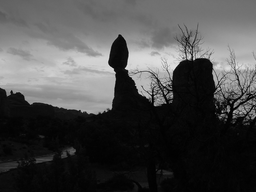
#> input picture 02/images/dark.png, 256 x 192 px, shrunk from 800 x 600 before the run
$ jupyter execute sheet02.ipynb   (shell and % lines are left out)
#> lines starting #> are read from the running program, lines starting #| are printed output that depends on the picture; after the words box and inside, x2 and y2 are one past the last pixel; in counts of white or black regions, pixels touching at a corner belong together
Osnabrück University - Computer Vision (Winter Term 2018/19) - Prof. Dr.-Ing. G. Heidemann, Ulf Krumnack

# Exercise Sheet 02: Image Enhancement

## Introduction

This week's sheet should be solved and handed in before the end of **Sunday, November 18, 2018**. If you need help (and Google and other resources were not enough), feel free to contact your groups' designated tutor or whomever of us you run into first. Please upload your results to your group's Stud.IP folder.

## Assignment 0: Math recap (Euclidean Space) [0 Points]

This exercise is supposed to be very easy, does not give any points, and is voluntary.
There will be a similar exercise on every sheet.
It is intended to revise some basic mathematical notions that are assumed throughout this class and to allow you to check if you are comfortable with them.
Usually you should have no problem to answer these questions offhand, but if you feel unsure, this is a good time to look them up again. You are always welcome to discuss questions with the tutors or in the practice session.
Also, if you have a (math) topic you would like to recap, please let us know.

**a)** What is a *Euclidean space*? What is the *Cartesian plane*? How are they usually denoted? How to write points in these spaces?

Euclidean space may refer to different things, but is often used for the vector space $\mathbb{R}^n$. The Cartesian plane is the 2-dimensional Euclidean space $\mathbb{R}^2$, which is parametrized by coordinates in respect to the two perpendicular axes (usually denoted X and Y).

A point in the Cartesian plane is written as $(x,y)$ where $x,y \in \mathbb{R}$, while a point in Euclidean space is written as an n-dimensonal vector $x = (p_1, p_2, \dots, p_n)$ where $p_i \in \mathbb{R} ~\forall ~1 \leq i \leq n$.

**b)** What is the *norm* of a vector in a Euclidean space? How to *add* and *substract* two vectors? How is the *Euclidean distance* defined? Are there other ways to measure distances?

A norm of a vector in Euclidean space is a function that assigns a strictly positive value to a vector, representing its length or size. The Euclidean norm is defined by

$$||\vec{x}||_2 := \sqrt{x_1^2 + x_2^2 + \dots + x_n^2}$$

The addition of two vectors is defined as

$$\vec{x} + \vec{y} := (x_1 + y_1, x_2 + y_2, \dots, x_n + y_n)$$

and the subtraction is similarly defined as

$$\vec{x} - \vec{y} := (x_1 - y_1, x_2 - y_2, \dots, x_n - y_n)$$

There is not just one norm but several, like the p-norm.

**c)** What is the (standard) *scalar product* of two vectors? How is it related to the length and angle between these vectors? Name some use cases.

The standard scalar product of two vectors is a function that assigns a scalar value to two vectors, also called the canonical scalar product. It is given by

$$\langle\vec{x}, \vec{y}\rangle := \sum_{i=1}^n x_iy_i$$

The result is 0 when the two vectors are perpendicular to each other. Taking the square root of the standard scalar product of a vector with itself is taking the Euclidean norm of that vector, which calculates its length. The angle between two vectors can also be calculated using the scalar product, because

$$\langle\vec{x}, \vec{y}\rangle \iff ||\vec{x}||~||\vec{y}|| \cos(\theta)$$

where $\theta$ is the angle between x and y.

## Assignment 1: Contrast enhancement [5 Points]

### a) Image Contrast

Describe the concept of contrast in your own words and introduce different ways to measure it. How can low contrast be caused and when is this a problem (and when not)? What can be done to improve contrast?

Contrast is a difference in luminance. Low contrast can be caused by technical limitations or noise. It can be a problem when it hinders making out details or even just plain differences in an image. Contrast can be improved by contrast enhancement techniques (duh), e.g. streching the used colors to the boundaries, such that more colors are covered/used.

**Ways of measuring contrast:**
- Globally as defined by $c_{global}$
- Locally as defined by $c_{local}$

$$\begin{align*}
c_{global} &= \frac{1}{range} | g_{max} - g_{min} |\\
c_{local} &= \frac{1}{MN} \sum_x\sum_y | g(x,y) - \frac{1}{4} \sum_{(v,w)\in N_{x,y}} g(v,w) |
\end{align*}$$

**Contrast enhancement techniques:**
- Histogram Equalization
- Maximizing global contrast $g^{'} = (g-g_{min})(w_{max}-w_{min})/(g_{max}-g_{min}) + w_{min}$
- Improving local contrast $g^{'} = w_{max} (g / w_{max})^\gamma$

### b) Histogram equalization and entropy

How does histogram equalization work? What is entropy and how is it related to histogram equalization? For your answer focus on the (conceptually simpler) continuous case.

Histogram equilization uses a CDF (*cumulative distribution function*) to increase an image's contrast by stretching out the most frequent values of the image. This usually increases the global contrast of the image. It can also increase an image's entropy, because the number of used color values (usually) increases, meaning there is more uncertainty/impurity. The latter can be taken as a simple definition of entropy, another one being the number of bits needed to encode a symbol (for a specific data source).

### c) Discrete histogram equalization

What problems occur when considering discrete images (i.e. with discrete coordinates and a finite number of gray levels)? Explain the tables on the lecture slides (CV-04 slides 22/23).

When considering discrete images, simple mapping may result in a loss of information.

**Table on page 22/23**:

| Row               | Explanation                                   |
| ----------------- | --------------------------------------------- |
| Gray value        | available color values (3 Bits -> 8 values)   |
| Frequency         | # of pixels in the image with that color      |
| $H(g)$            | normalized histogram values (rel. frequency)  |
| Accumulated       | sum of all pixels up to this value (relative) |
| Gray value        | Frequency times Accumulated                   |
| $\lceil~\rceil-1$ | Rounded up gray value - 1                 |
| $H(g^{'}(g))$     | normalized histogram after equalization       |

## Assignment 2: Computing Contrast and Entropy [5 Points]

### a) Computing contrast

Provide functions to compute the local contrast, global contrast, and entropy of an image.

[cell 1]
import numpy as np
from imageio import imread
import matplotlib.pyplot as plt
plt.rcParams['image.cmap'] = 'gray'

def global_contrast(img, value_range=None):
    """
    Compute the global contrast for a given image.
    Args:
        img (ndarray): The grayscale image to compute the contrast for.
        value_range (tuple): The minimum and maximum values of the gray scale.

    Returns:
        float: The global contrast of the image.
    """

    # determine range: simplified, just checks for uint8
    if value_range is None:
        value_range = (0, 255) if img.dtype == np.uint8 else (0., 1.)

    minimum = np.amin(img)
    maximum = np.amax(img)

    return (1 / (value_range[1] - value_range[0])) * (maximum - minimum)

img = imread('images/dark.png')
#> img is the input picture: shape (192, 256); min 0, max 235, mean 74
plt.title("Image global contrast: {:.4f} (min={}, max={})".format(global_contrast(img), img.min(), img.max()))
#> in global_contrast, `minimum = np.amin(img)`: minimum = 0
#> in global_contrast, `maximum = np.amax(img)`: maximum = 235
plt.imshow(img, vmin=0, vmax=255)
plt.show()

plt.hist(img.flatten(), 256, (0, 255))
plt.show()
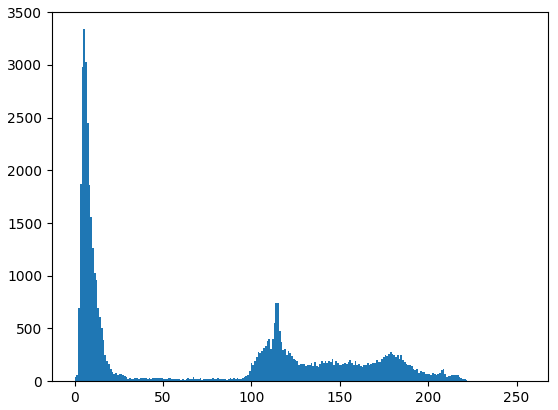
#> figure drawn by matplotlib, 1 panel; tallest bar 3338 high, from x = 4.98 to 5.98

[cell 2]
import numpy as np
import matplotlib.pyplot as plt
from imageio import imread

def getsumof8neighbors(matrix, i, j):
    region = matrix[max(0, i-1) : i+2,
                    max(0, j-1) : j+2]
    return np.sum(region) - matrix[i, j]

def getsumof4neighbors(matrix, i, j):
    c_sum = int(0)

    c_sum += matrix[i, 0] if (j+1 >= matrix.shape[1]) else matrix[i, j+1];
    c_sum += matrix[0, j] if (i+1 >= matrix.shape[0]) else matrix[i+1, j];
    c_sum += matrix[i, matrix.shape[1]-1] if (j-1 < 0) else matrix[i, j-1];
    c_sum += matrix[matrix.shape[0]-1, j] if (i-1 < 0) else matrix[i-1, j];

    return c_sum

def local_contrast(img):
    """
    Compute the local contrast for a given image.
    Args:
        img (ndarray): The grayscale image to compute the contrast for.

    Returns:
        float: The local contrast of the image.
    """

    c_sum = 0
    for i in range(img.shape[0]):
        for j in range(img.shape[1]):
            # could also use np.absolute
            c_sum += abs(img[i, j] - (1/4) * getsumof4neighbors(img, i, j))
#> this loop made 192 passes

    return (1 / (img.shape[0]*img.shape[1])) * c_sum


img = imread('images/dark.png')
plt.title("Image local contrast: {:.4f}".format(local_contrast(img)))
plt.imshow(img, vmin=0, vmax=255)
plt.show()

[cell 3]
import numpy as np
import math
from imageio import imread

def entropy(img):
    """
    Compute the entropy for a given image.
    Args:
        img (ndarray): The grayscale image to compute the entropy for.

    Returns:
        float: The entropy of the image.
    """
    if isinstance(img[0][0], np.float64) :
        img = (img*255).astype(np.uint8) # should this be here?

    greyvalues = 256
    bins = np.bincount(img.ravel(), minlength=greyvalues)

    #bins = bins/greyvalues
    bins = bins / (img.shape[0] * img.shape[1])

    #bins *= np.where(bins > 0, np.log2(bins), 0)

    for i in range(bins.shape[0]):
        if bins[i] > 0:
            bins[i] *= np.log2(bins[i])
        else:
            bins[i] = 0

    return - np.sum(bins)

img = imread('images/dark.png')
plt.title("Image Entropy value: {:.4f}".format(entropy(img)))
plt.imshow(img, vmin=0, vmax=255)
plt.show()

plt.hist(img.flatten(), 256, (0, 255))
plt.show()

### b) Example images

* construct an (artificial) image with high global contrast but low local contrast
* construct an (artificial) image with low global constrast but high local contrast
* construct an (artificial) image with maximal entropy but low local contrast

[cell 4]
import numpy as np
import matplotlib.pyplot as plt

def image_info(img):
    info = "global contrast: {:.4f}, local contrast: {:.4f}, entropy: {:.4f}"
    plt.title(info.format(global_contrast(img), local_contrast(img), entropy(img)))
    plt.imshow(img, vmin=0, vmax=255)
    plt.show()

img1 = np.zeros((256, 256),np.uint8)
img1[1,1] = 255
image_info(img1)


img2 = np.zeros((256, 256),np.uint8) + 100
for i in range(int(img2.shape[1]/2)):
    img2[2*i+1] = np.ones(256)*150
image_info(img2)


hb = np.zeros((128, 256),np.uint8)
hw = np.ones((128, 256),np.uint8) * 2
img3 = np.concatenate((hb, hw))
image_info(img3)

## Assignment 3: Adaptive Histogram Equalization (AHE) [5 Points]

We have uploaded the original article on Contrast Limited Adaptive Histogram Equalization to StudIP [Zuiderveld, 1994]. You may use it as a base to answer this exercise.

### a) Adaptive Histogram Equalization (AHE)

Describe in your own words the idea of AHE. Why was it introduced and what are its main drawbacks?

Histogram Equalization passt sich nicht an lokale Kontrast-Vorraussetzungen an. Deswegen können kleine Kontrastunterschiede komplett übersehen werden.

AHE wurde eingefügt um genau diese lokalen Kontraste zu optimieren. Dies passiert durch Berechnung mehrerer Histogramme für lokale Bereiche (rectangular) des Bilds.

Drawbacks: AHE macht zwar was es soll, aber es fördert auf sehr starke Art und Weise background-Noise, da die Pixel homogener Regionen auf das Farbspektrum des ganzen Bildes gestreckt werden. (Noise enhancement)

### b) Contrast Limited Adaptive Histogram Equalization (CLAHE)

Describe in your own words the idea of CLAHE. Why was it introduced and how does it work?

CLAHE Soll die Noise-Probleme reduzieren, während die computation cost moderat bleiben.
Da es sich jedoch um Kontrastenhancement handelt, gibt es keine 1:1 Beziehung zwischen den Grauwerten.

Die Anzahl der Erlaubten Pixel mit einem gewissen Grauwert (in einem Bin) ist begrenzt. Das sorgt für homogenisiertere Gebiete. Die abgeschnittenen Pixel (clipped) werden gleichmäßig ueber das Histogramm verteilt. Das clip-limit ist die Stellschraube.

### c) Computation of AHE

How can AHE be implemented efficiently? Explain how the interpolation scheme works, why it is a valid approximation, and why it improves the runtime? Can you think of another way to compute AHE efficiently?

AHE can be implemented efficiently by tiling the image into smaller regions. For each region the histogram, CDF and is computed. The transformation is appropriate only for the cener pixel of a cell, the values of all other pixels are computed using interpolation (with up to four transformation functions).

This scheme improves the runtime because much less transformations need to be calculated, which are more expensive than some additional interpolations.

### d) Applying AHE and CLAHE

Lookup functions for computing HE, AHE and CLAHE in the module `skimage.exposure` and apply them to the image `canada.png`. Compare your results to the lecture slides (CV-04, slide 31).

[cell 5]
from imageio import imread
from skimage import exposure
import matplotlib.pyplot as plt

img = imread('images/canada.png', pilmode='L')
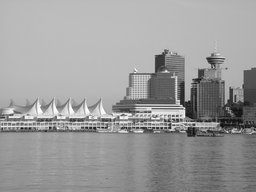
#> input picture 02/images/canada.png, 256 x 192 px, shrunk from 800 x 600 before the run
#> img is the input picture: shape (192, 256); min 9, max 255, mean 155.4

img_he = exposure.equalize_hist(img)
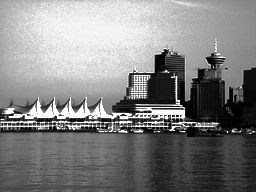
#> img_he: shape (192, 256) float64; min 2.03e-05, max 1, mean 0.512
img_ahe = exposure.equalize_adapthist(img, clip_limit=1.0)
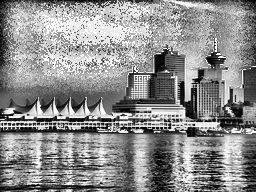
#> img_ahe: shape (192, 256) float64; min 0, max 1, mean 0.555
img_clahe = exposure.equalize_adapthist(img)
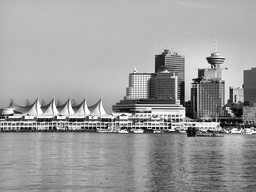
#> img_clahe: shape (192, 256) float64; min 0, max 1, mean 0.621

plt.figure(figsize=(12, 15))
plt.subplot(4,2,1)
plt.title("Original Image")
plt.imshow(img)
plt.subplot(4,2,2)
plt.title("entropy={:.4f}".format(entropy(img)))
plt.hist(img.flatten(), 256, (0, 255))

plt.subplot(4,2,3)
plt.title("HE")
plt.imshow(img_he)
plt.subplot(4,2,4)
plt.title("entropy={:.4f}".format(entropy(img_he)))
plt.hist(img_he.flatten(), 256, (0, 1))

plt.subplot(4,2,5)
plt.title("AHE")
plt.imshow(img_ahe)
plt.subplot(4,2,6)
plt.title("entropy={:.4f}".format(entropy(img_ahe)))
plt.hist(img_ahe.flatten(), 256, (0, 1))

plt.subplot(4,2,7)
plt.title("CLAHE")
plt.imshow(img_clahe)
plt.subplot(4,2,8)
plt.title("entropy={:.4f}".format(entropy(img_clahe)))
plt.hist(img_clahe.flatten(), 256, (0, 1))

plt.show()
#> figure, not shown here; panel 2: tallest bar 3849 high, from x = 187.3 to 188.3; panel 4: tallest bar 3849 high, from x = 0.914 to 0.918; panel 6: tallest bar 384 high, from x = 0.996 to 1; panel 8: tallest bar 3028 high, from x = 0.73 to 0.734

## Assignment 4: Colormaps[5 Points]

Colormaps can be used to map a grayscale image to a pseudo color image for contrast enhancment for human viewing. Three non-monotonic functions are applied to map a gray value to each of the three color channels of the output image.

### a) Describe the following three colormap classes in one sentence each:

* Sequential
* Diverging
* Qualitative

You may have a look at the matplotlib documentation.

Sequential:

    Solche Colormaps haben einen flüssigen übergang zwischen zwei Farben, der oft durch eine Veränderung
    der saturation realisiert wird. Sie sind optimal für scientific data.

Diverging:

    In dieser Colormap wird zwischen zwei Farbtönen gewechselt, wobei der median eher Hell ist (weiß).
    Sie sind besonders für die unterscheidung zwischen positiven und negativen Werten gut geeignet.

Qualitative:

    Diese Art der Colormap wechselt schnell und abrupt die Farbe
    und sind gut geeignet für Plotlinien auf schwarzem Hintergrund.

For each of the above colormap classes give one example and display the red, green, and blue curves like on (CV-04, slide 35):

[cell 6]
import numpy as np
import matplotlib.pyplot as plt
from matplotlib import cm
import math

#color = []

# The following is just for demonstration: replace and extend by your own examples
#color.append(np.asarray((lambda x: np.sin(x/256*2*np.pi)*128+128,
#              lambda x: (x//16) * 16,
#              lambda x: (2*x) % 256)))

gray = np.arange(0,256)

gradient = np.linspace(0, 1, 256)
gradient = np.vstack((gradient, gradient))

rgb = cm.get_cmap('YlGn')(gray)[:, :3]
plt.plot(gray, rgb[:,0], 'red')
plt.plot(gray, rgb[:,1], 'green')
plt.plot(gray, rgb[:,2], 'blue')
plt.imshow(gradient, aspect='auto', cmap='YlGn', origin='lower')

axes = plt.gca()
axes.set_ylim([-0.1,1.1])
plt.show()
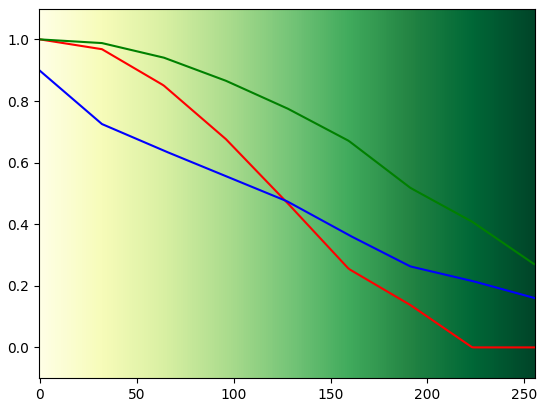
#> figure drawn by matplotlib, 1 panel

rgb = cm.get_cmap('seismic')(gray)[:, :3]
plt.plot(gray, rgb[:,0], 'red')
plt.plot(gray, rgb[:,1], 'green')
plt.plot(gray, rgb[:,2], 'blue')
plt.imshow(gradient, aspect='auto', cmap='seismic', origin='lower')

axes = plt.gca()
axes.set_ylim([-0.1,1.1])
plt.show()
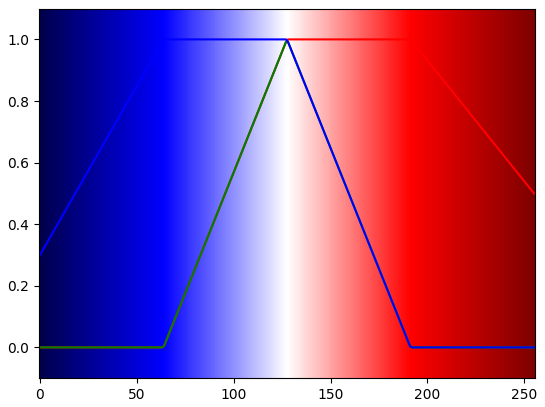
#> figure drawn by matplotlib, 1 panel

gray = np.arange(0,22)
rgb = cm.get_cmap('tab20c')(gray[0:-1])[:, :3]
rgb = np.concatenate((np.array([rgb[0, :]]), rgb), axis=0)

plt.plot(gray*255/20, rgb[:,0], 'red', drawstyle='steps')
plt.plot(gray*255/20, rgb[:,1], 'green', drawstyle='steps')
plt.plot(gray*255/20, rgb[:,2], 'blue', drawstyle='steps')
plt.imshow(gradient, aspect='auto', cmap='tab20c', origin='lower')

axes = plt.gca()
axes.set_ylim([-0.1,1.1])
plt.show()
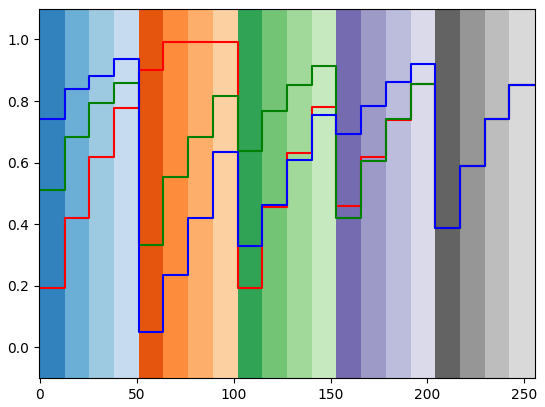
#> figure drawn by matplotlib, 1 panel
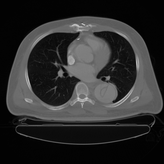
#> input picture 02/images/lung.png, 164 x 164 px, shrunk from 512 x 512 before the run
#> further down, img is the input picture: shape (164, 164); min 0, max 212, mean 44

### b) Implement Cube Helix colormapping
Generate a LookUp table with $256 \times 3$ entries describing the color values for all gray values beginning with black (0) up to white (255). Use the given parameters and use the following formula to compute an RGB value from a gray value $g$:
$$ \begin{pmatrix}R \\ G \\ B\end{pmatrix} = \gamma g + a \begin{pmatrix}0.14861 & + 1.78277 \\
-0.29227 & -0.90649 \\ +1.97294 0\end{pmatrix} \begin{pmatrix}\cos \theta \\ \sin \theta\end{pmatrix}$$
with $\theta = 2 \pi (\frac{\text{start_color }}{3} + \text{rotations}\cdot g)$ and $ a = \frac{\gamma\cdot\text{hue}\cdot g\cdot( 1 - \gamma g)}{2}$ (with 'start_color', 'rotations' and 'hue' being parameters describing the form of the helix, and $\gamma$ being the usual $\gamma$-factor).

Remember that this formula is for values between $0$ and $1$.
For more information you may refer to http://astron-soc.in/bulletin/11June/289392011.pdf

[cell 7]
import numpy as np
from imageio import imread
import matplotlib.pyplot as plt

start_color = 1
rotations = 3
hue = 2
gamma = 1.2
m = np.mat([[-.14861, 1.78277],
            [-.29227, -.90649],
            [1.97294, 0]])

def generate_cube_helix_lookup_table():
    """Generate a lookup table for cube helix color mapping.

    Return: np.ndarray of shape (256,3)
        The cube helix color map.
    """
    lookup_table = np.empty((256,3), float)

    for i in np.arange(256):
        f = float(i) / 255
        O = 2.0*np.pi*(start_color/3.0 + rotations * f)
        a = (gamma*hue*f*(1-gamma*f))/2.0
        csvector = np.array([np.cos(O), np.sin(O)])
        lookup_table[i] = gamma * f + a * np.matmul(m, csvector)

    return lookup_table


def apply_colormap(img, loookup_table):
    """Apply a colormap to an image

    Parameters:
        img: np.ndarray
            The image (ndim=2)
        lookup_table: np.ndarray
            The lookup table (shape=(256,3))
    Return:
        The color image resulting from application of the colormap.
    """
    color_img = loookup_table[img]
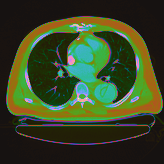
#> color_img: shape (164, 164, 3) float64; mean of channels 0, 1, 2 0.182, 0.242, 0.0897; drawn with min black and max white
    color_img[color_img>1] = 1.
#> color_img: shape (164, 164, 3) float64; 1.8% of pixels changed, all inside (x1, y1, x2, y2) = (25, 23, 139, 110)
    color_img[color_img<0] = 0.
    return color_img

img = imread('images/lung.png', pilmode='L')
lookup_table = generate_cube_helix_lookup_table()
img2 = apply_colormap(img, lookup_table)

plt.figure(figsize=(20,10))
plt.subplot(1,2,1); plt.imshow(img, cmap = 'gray'); plt.axis('off')
plt.subplot(1,2,2); plt.imshow(img2); plt.axis('off')
plt.show()
